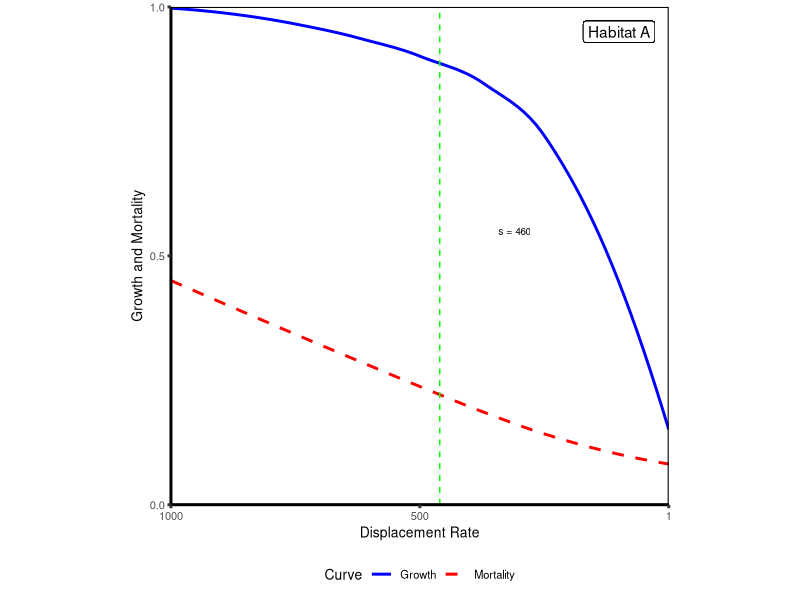
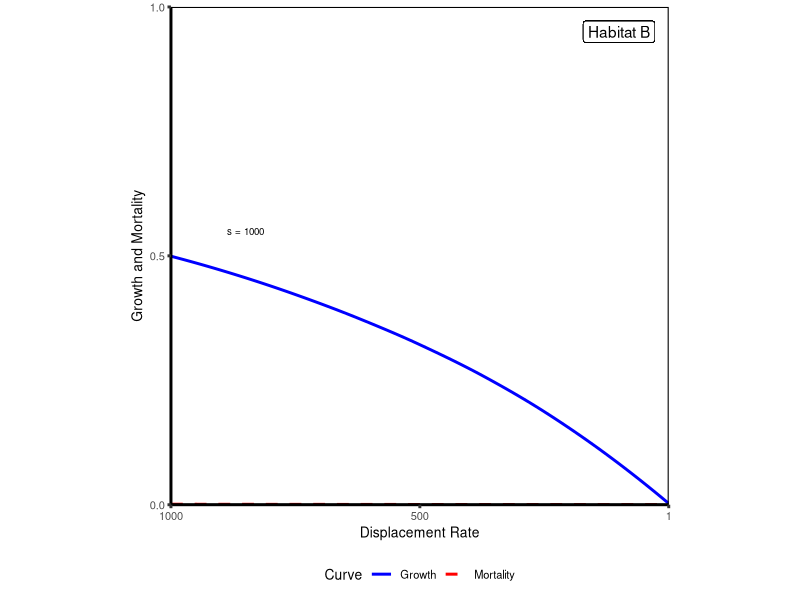
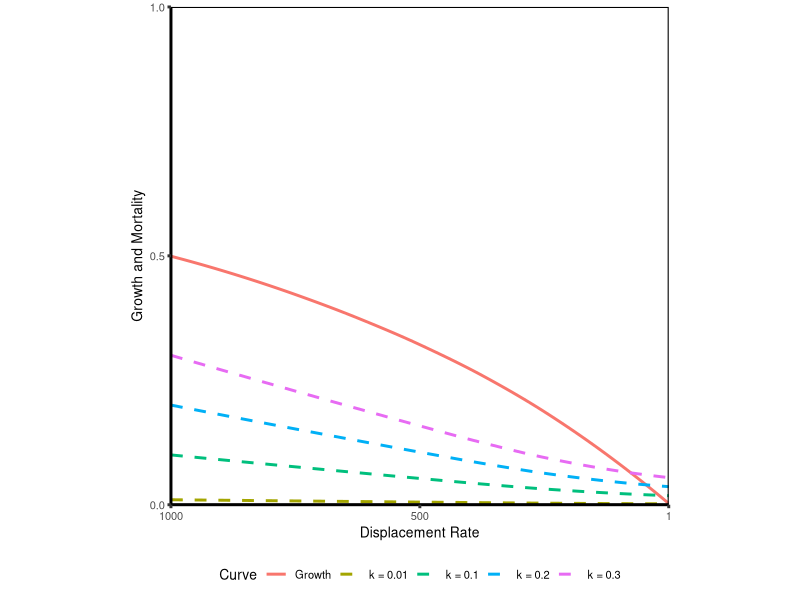
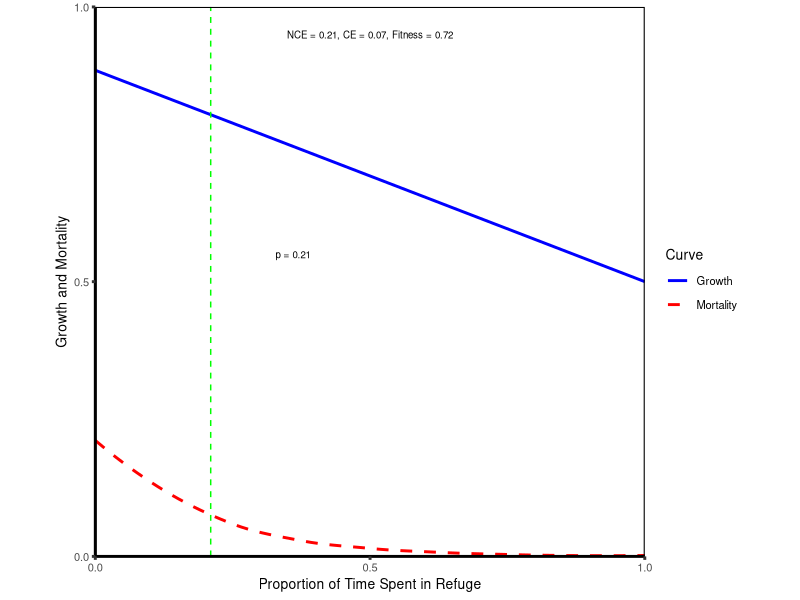
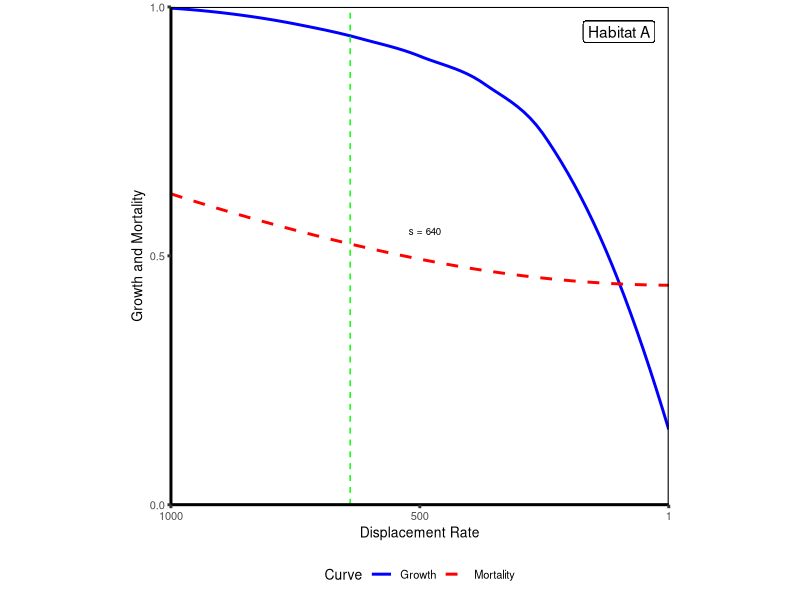
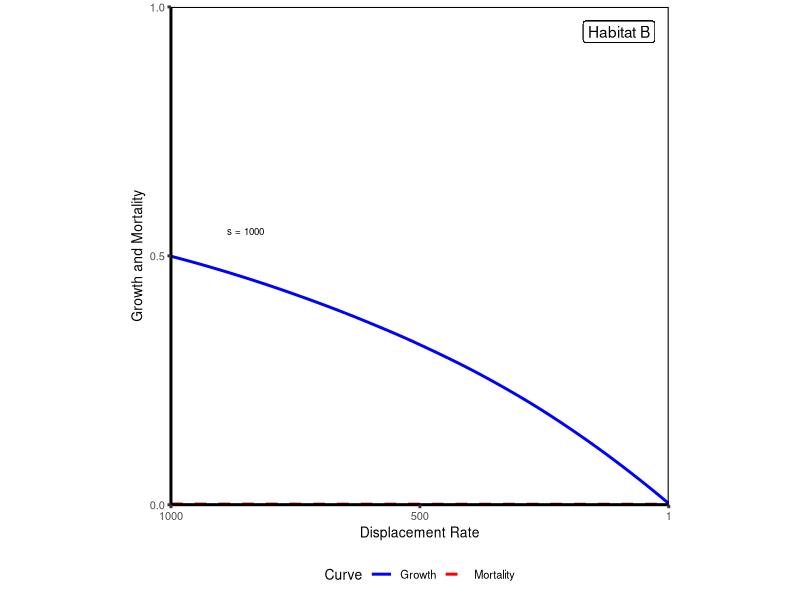
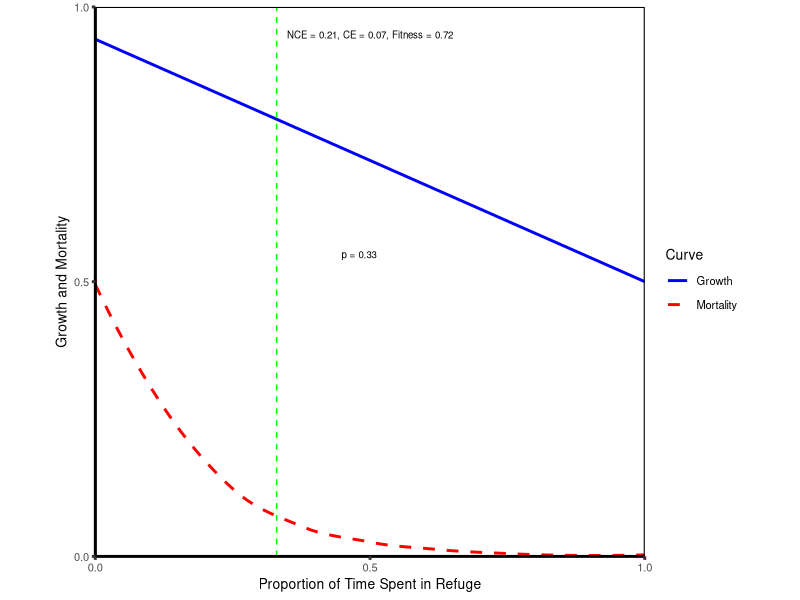
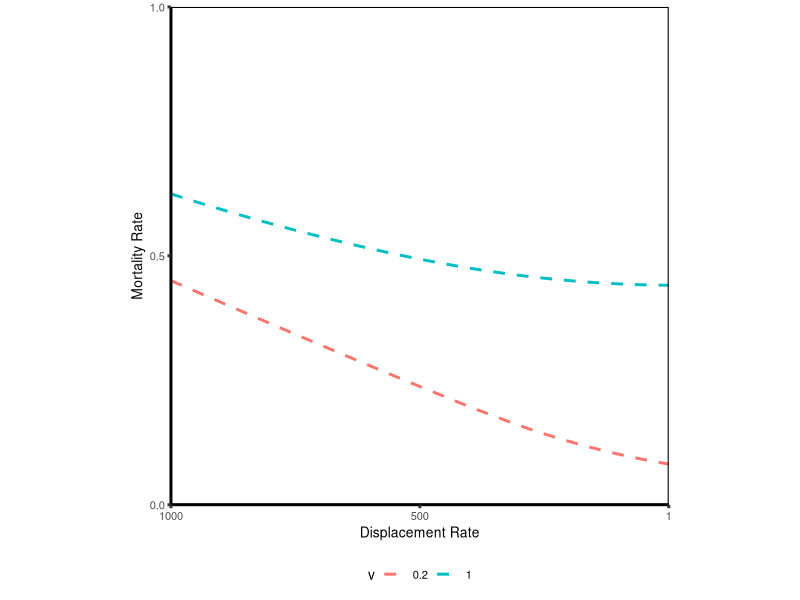

Here is the R script that generated these plots, in order:
## ---- chunk 1
library(ggplot2)
library(formatR)
library(knitr)
library(cowplot)
knitr::opts_chunk$set(tidy.opts = list(width.cutoff = 60), tidy = TRUE)
knitr::opts_chunk$set(warning = FALSE, message = FALSE) 
## ---- chunk 2
## The mortality-trait curve
# This forumula is simplified by setting some of the values as constants
# r is assumed to be 0.5 (which cancels out the 2), while k, v, and s are manipulated values
# k is predator density
# v is predator velocity
# s is prey velocity

pred.curve <- function(N_pred, k, v, s){
 k * sqrt( v^2 + s^2 )
}
## ---- chunk 3
## The growth-trait curve
# R is prey resource density
# s is prey body velocity
# h is handling time

growth.curve <- function(s, h, R){
  ( s * R )/( 1 + s * h * R )
}
## ---- chunk 4
# First, set up dataframe and important variables
speed.vec <- seq(0, 1, by = 0.01)
trait.vec <- 1 - speed.vec
habitatA.df <- as.data.frame( mat.or.vec( length( speed.vec ), 6) )
colnames(habitatA.df) <- c("trait", "speed", "growth_curve", "mort_curve", "fitness", "NCE_CE")
habitatA.df$trait <- trait.vec
habitatA.df$speed <- speed.vec

h_val <- 8 # prey handling time
R_val_A <- 1 # resource density outside of refuge
v_val <- 0.2 # predator velocity
k_val_A <- 0.45 # predator density outside refuge
cost_constant_val <- 9 # a constant Scott applied to the growth curve in the calcs to make the numbers cleaner
pred_constant_val <- 0.98058 # a constant Scott applied in the calcs to the mortality curve to make the numbers cleaner

# Derive the trait curves
habitatA.df$growth_curve <- cost_constant_val * growth.curve( s = habitatA.df$speed, R = R_val_A, h = h_val ) # Growth curve
habitatA.df$mort_curve <- pred_constant_val * pred.curve( k = k_val_A, v = v_val, s = habitatA.df$speed ) # Mortality curve
habitatA.df$fitness <- habitatA.df$growth_curve - habitatA.df$mort_curve # Fitness
habitatA.df$NCE_CE <- (1 - habitatA.df$growth_curve)/habitatA.df$mort_curve # NCE/CE

optim_A <- habitatA.df$trait[which(habitatA.df$fitness == max(habitatA.df$fitness))] # Location of optimum on x-axis
optim_fitness_A <- habitatA.df$fitness[which(habitatA.df$fitness == max(habitatA.df$fitness))] # Fitness at optimum
optim_CE_A <- habitatA.df$mort_curve[which(habitatA.df$fitness == max(habitatA.df$fitness))] # CE strength at optimum
optim_NCE_A <- 1 - optim_CE_A - optim_fitness_A #NCE strength at optimum

# Plot them
ggplot( data = habitatA.df, aes( x = trait ) ) +
  geom_smooth( aes( y = growth_curve, colour = "Growth"  ), se = FALSE) +
  geom_smooth( aes( y = mort_curve, colour = "Mortality" ), se = FALSE, linetype = "dashed" ) +
  geom_label(label = c("Habitat A"), x = 0.9, y = 0.95) +
  theme_classic( base_size = 10, base_line_size = 1 ) + 
  ylab("Growth and Mortality") +
  xlab("Displacement Rate") +
  geom_vline( xintercept = optim_A,  size = 0.5, linetype = "dashed", colour = "green" ) +
  annotate( "text", x = optim_A + 0.15, y = 0.55, label = paste0("s = ", (1 - optim_A) * 1000), size = 7/.pt  ) +
  scale_x_continuous(expand = c(0, 0), breaks = c(0, 0.5, 1), labels = c(1000, 500, 1) ) + 
  scale_y_continuous(expand = c(0, 0), limits = c(0, 1), breaks = c(0, 0.5, 1) ) +
  scale_colour_manual(name = "Curve", values = c("blue", "red")) +
  theme( panel.border = element_rect( color = "black", fill = NA, linewidth = 0.75 ), aspect.ratio = 1, legend.position = "bottom" )
## ---- chunk 5
# Repeat with new variable levels for Habitat B
habitatB.df <- as.data.frame( mat.or.vec( length( speed.vec ), 6) )
colnames(habitatB.df) <- c("trait", "speed", "growth_curve", "mort_curve", "fitness", "NCE_CE")
habitatB.df$trait <- trait.vec
habitatB.df$speed <- speed.vec


h_val <- 8 # prey handling time
R_val_B <- 0.1 # resource density outside of refuge
v_val <- 0.2 # predator velocity
k_val_B <- 0.001 # predator density outside refuge
cost_constant_val <- 9 # a constant Scott applied to the growth curve in the calcs to make the numbers cleaner
pred_constant_val <- 0.98058 # a constant Scott applied in the calcs to the mortality curve to make the numbers cleaner

# Derive the trait curves
habitatB.df$growth_curve <- cost_constant_val * growth.curve( s = habitatB.df$speed, R = R_val_B, h = h_val ) # Growth curve
habitatB.df$mort_curve <- pred_constant_val * pred.curve( k = k_val_B, v = v_val, s = habitatB.df$speed ) # Mortality curve
habitatB.df$fitness <- habitatB.df$growth_curve - habitatB.df$mort_curve # Fitness
habitatB.df$NCE_CE <- (1 - habitatB.df$growth_curve)/habitatB.df$mort_curve # NCE/CE

optim_B <- habitatB.df$trait[which(habitatB.df$fitness == max(habitatB.df$fitness))] # Location of optimum on x-axis
optim_fitness_B <- habitatA.df$fitness[which(habitatB.df$fitness == max(habitatB.df$fitness))] # Fitness at optimum
optim_CE_B <- habitatB.df$mort_curve[which(habitatB.df$fitness == max(habitatB.df$fitness))] # CE strength at optimum
optim_NCE_B <- 1 - optim_CE_B - optim_fitness_B #NCE strength at optimum

# Plot them
ggplot( data = habitatB.df, aes( x = trait ) ) +
  geom_smooth( aes( y = growth_curve, colour = "Growth"  ), se = FALSE) +
  geom_smooth( aes( y = mort_curve, colour = "Mortality" ), se = FALSE, linetype = "dashed" ) +
  geom_label(label = c("Habitat B"), x = 0.9, y = 0.95) +
  theme_classic( base_size = 10, base_line_size = 1 ) + 
  ylab("Growth and Mortality") +
  xlab("Displacement Rate") +
  geom_vline( xintercept = optim_B,  size = 0.5, linetype = "dashed", colour = "green" ) +
  annotate( "text", x = optim_B + 0.15, y = 0.55, label = paste0("s = ", (1 - optim_B) * 1000), size = 7/.pt  ) +
  scale_x_continuous(expand = c(0, 0), breaks = c(0, 0.5, 1), labels = c(1000, 500, 1) ) + 
  scale_y_continuous(expand = c(0, 0), limits = c(0, 1), breaks = c(0, 0.5, 1) ) +
  scale_colour_manual(name = "Curve", values = c("blue", "red")) +
  theme( panel.border = element_rect( color = "black", fill = NA, linewidth = 0.75 ), aspect.ratio = 1, legend.position = "bottom" )
## ---- chunk 6
k_sensitivity.df <- as.data.frame( mat.or.vec( length( speed.vec ), 7) )
colnames(k_sensitivity.df) <- c("trait", "speed", "growth_curve", "k_0.01", "k_0.1", "k_0.2", "k_0.3")
k_sensitivity.df$trait <- trait.vec
k_sensitivity.df$speed <- speed.vec

# Derive the trait curves
k_sensitivity.df$growth_curve <- cost_constant_val * growth.curve( s = k_sensitivity.df$speed, R = R_val_B, h = h_val ) # Growth curve
k_sensitivity.df$k_0.01 <- pred_constant_val * pred.curve( k = 0.01, v = v_val, s = k_sensitivity.df$speed ) # Mortality curve
k_sensitivity.df$k_0.1 <- pred_constant_val * pred.curve( k = 0.1, v = v_val, s = k_sensitivity.df$speed ) # Mortality curve
k_sensitivity.df$k_0.2 <- pred_constant_val * pred.curve( k = 0.2, v = v_val, s = k_sensitivity.df$speed ) # Mortality curve
k_sensitivity.df$k_0.3 <- pred_constant_val * pred.curve( k = 0.3, v = v_val, s = k_sensitivity.df$speed ) # Mortality curve


# Plot them
ggplot( data = k_sensitivity.df, aes( x = trait ) ) +
  geom_smooth( aes( y = growth_curve, colour = "Growth"  ), se = FALSE) +
  geom_smooth( aes( y = k_0.01, colour = "k = 0.01" ), se = FALSE, linetype = "dashed" ) +
  geom_smooth( aes( y = k_0.1, colour = "k = 0.1" ), se = FALSE, linetype = "dashed" ) +
  geom_smooth( aes( y = k_0.2, colour = "k = 0.2" ), se = FALSE, linetype = "dashed" ) +
  geom_smooth( aes( y = k_0.3, colour = "k = 0.3" ), se = FALSE, linetype = "dashed" ) +
  theme_classic( base_size = 10, base_line_size = 1 ) + 
  ylab("Growth and Mortality") +
  xlab("Displacement Rate") +
  scale_x_continuous(expand = c(0, 0), breaks = c(0, 0.5, 1), labels = c(1000, 500, 1) ) + 
  scale_y_continuous(expand = c(0, 0), limits = c(0, 1), breaks = c(0, 0.5, 1) ) +
  scale_colour_discrete(name = "Curve") +
  theme( panel.border = element_rect( color = "black", fill = NA, linewidth = 0.75 ), aspect.ratio = 1, legend.position = "bottom" )

# Even for k = 0.3, the optimum is very close to maximum speed
optim_k_0.3 <- k_sensitivity.df$trait[which((k_sensitivity.df$growth_curve - k_sensitivity.df$k_0.3) == max(k_sensitivity.df$growth_curve - k_sensitivity.df$k_0.3))]
## ---- chunk 7
## Derive the trait curves
refuge.df <- as.data.frame( mat.or.vec( 25, 5 ) ) 
colnames(refuge.df) <- c("proptime", "growth_curve", "mort_curve", "fitness", "NCE_CE")
refuge.df$proptime <- seq(0, 1, by = 1/24) 

s_val_A <- 0.46
s_val_B <- 1

# Growth is additive, so this is simply (growth during time outside refuge + growth during time inside refuge)
growth_A_val <- growth.curve( s = s_val_A, R = R_val_A, h = 8 ) * cost_constant_val # Growth outside refuge during an hour
growth_B_val <- growth.curve( s = s_val_B, R = R_val_B, h = 8 ) * cost_constant_val # Growth inside refuge during an hour

# Growth curve
# Growth is additive, so this is simply (growth during time outside refuge + growth during time inside refuge)
refuge.df$growth_curve <- (1 - refuge.df$proptime) * growth_A_val + (refuge.df$proptime) * growth_B_val
## ---- chunk 8
# Mortality curve
mort_val_A <- pred_constant_val * pred.curve( k = k_val_A, v = v_val, s = s_val_A ) # Mortality outside the refuge during an hour
mort_val_B <- pred_constant_val * pred.curve( k = k_val_B, v = v_val, s = s_val_B ) # Mortality inside the refuge during an hour

# Weighted mean of risk during time spent outside refuge + risk during time spent inside refuge
refuge.df$mort_curve <- exp( ( 1 - refuge.df$proptime ) * log( mort_val_A ) + ( refuge.df$proptime ) * log( mort_val_B ) )

# Calculate fitness and relative strength of NCEs and CEs
refuge.df$fitness <- 1 - ( 1 - refuge.df$growth_curve ) - refuge.df$mort_curve
refuge.df$NCE_CE <- refuge.df$growth_curve / refuge.df$mort_curve

# Some other important metrics
refuge_optim <- round(refuge.df$proptime[which(refuge.df$fitness == max(refuge.df$fitness))], digits = 2) # The level of refuge use (along x-axis) that fitness is optimized at
refuge_optim_fitness <- round(refuge.df$fitness[which(refuge.df$fitness == max(refuge.df$fitness))], digits = 2) # The fitness value at the optimum
refuge_optim_CE <- round(refuge.df$mort_curve[which(refuge.df$fitness == max(refuge.df$fitness))], digits = 2) # The strength of the CE at the optimum
refuge_optim_NCE <- round(1 - refuge_optim_CE - refuge_optim_fitness, digits = 2) # The strength of the NCE at the optimum
## ---- chunk 9
ggplot( data = refuge.df, aes( x = proptime ) ) +
  geom_smooth( aes( y = growth_curve, colour = "Growth" ), se = FALSE ) +
  geom_smooth( aes( y = mort_curve, colour = "Mortality" ), se = FALSE, linetype = "dashed" ) +
  theme_classic( base_size = 10, base_line_size = 1 ) +   
  geom_vline( xintercept = refuge_optim,  size = 0.5, linetype = "dashed", colour = "green" ) +
  annotate( "text", x = refuge_optim + 0.15, y = 0.55, label = paste0("p = ", refuge_optim ), size = 7/.pt  ) +
  annotate( "text", x = 0.5, y = 0.95, label = "NCE = 0.21, CE = 0.07, Fitness = 0.72", size = 7/.pt  ) +
  ylab("Growth and Mortality") +
  xlab("Proportion of Time Spent in Refuge") +
  scale_x_continuous(expand = c(0, 0), breaks = c(0, 0.5, 1) ) + 
  scale_y_continuous(expand = c(0, 0), limits = c(0, 1), breaks = c(0, 0.5, 1) ) +
  scale_colour_manual(name = "Curve", values = c("blue", "red")) +
  theme( panel.border = element_rect( color = "black", fill = NA, linewidth = 0.75 ), aspect.ratio = 1)
## ---- chunk 10
# First, set up dataframe and important variables
predmodeA.df <- as.data.frame( mat.or.vec( length( speed.vec ), 6) )
colnames(predmodeA.df) <- c("trait", "speed", "growth_curve", "mort_curve", "fitness", "NCE_CE")
predmodeA.df$trait <- trait.vec
predmodeA.df$speed <- speed.vec

v_val <- 1 # the only difference is predator velocity

# Derive the trait curves
predmodeA.df$growth_curve <- cost_constant_val * growth.curve( s = predmodeA.df$speed, R = R_val_A, h = h_val ) # Growth curve
predmodeA.df$mort_curve <- pred_constant_val * pred.curve( k = k_val_A, v = v_val, s = predmodeA.df$speed ) # Mortality curve
predmodeA.df$fitness <- predmodeA.df$growth_curve - predmodeA.df$mort_curve # Fitness
predmodeA.df$NCE_CE <- (1 - predmodeA.df$growth_curve)/predmodeA.df$mort_curve # NCE/CE

optim_A <- predmodeA.df$trait[which(predmodeA.df$fitness == max(predmodeA.df$fitness))] # Location of optimum on x-axis
optim_fitness_A <- predmodeA.df$fitness[which(predmodeA.df$fitness == max(predmodeA.df$fitness))] # Fitness at optimum
optim_CE_A <- predmodeA.df$mort_curve[which(predmodeA.df$fitness == max(predmodeA.df$fitness))] # CE strength at optimum
optim_NCE_A <- 1 - optim_CE_A - optim_fitness_A #NCE strength at optimum

# Plot them
ggplot( data = predmodeA.df, aes( x = trait ) ) +
  geom_smooth( aes( y = growth_curve, colour = "Growth"  ), se = FALSE) +
  geom_smooth( aes( y = mort_curve, colour = "Mortality" ), se = FALSE, linetype = "dashed" ) +
  geom_label(label = c("Habitat A"), x = 0.9, y = 0.95) +
  theme_classic( base_size = 10, base_line_size = 1 ) + 
  ylab("Growth and Mortality") +
  xlab("Displacement Rate") +
  geom_vline( xintercept = optim_A,  size = 0.5, linetype = "dashed", colour = "green" ) +
  annotate( "text", x = optim_A + 0.15, y = 0.55, label = paste0("s = ", (1 - optim_A) * 1000), size = 7/.pt  ) +
  scale_x_continuous(expand = c(0, 0), breaks = c(0, 0.5, 1), labels = c(1000, 500, 1) ) + 
  scale_y_continuous(expand = c(0, 0), limits = c(0, 1), breaks = c(0, 0.5, 1) ) +
  scale_colour_manual(name = "Curve", values = c("blue", "red")) +
  theme( panel.border = element_rect( color = "black", fill = NA, linewidth = 0.75 ), aspect.ratio = 1, legend.position = "bottom" )
## ---- chunk 11
# First, set up dataframe and important variables
predmodeB.df <- as.data.frame( mat.or.vec( length( speed.vec ), 6) )
colnames(predmodeB.df) <- c("trait", "speed", "growth_curve", "mort_curve", "fitness", "NCE_CE")
predmodeB.df$trait <- trait.vec
predmodeB.df$speed <- speed.vec

# Derive the trait curves
predmodeB.df$growth_curve <- cost_constant_val * growth.curve( s = predmodeB.df$speed, R = R_val_B, h = h_val ) # Growth curve
predmodeB.df$mort_curve <- pred_constant_val * pred.curve( k = k_val_B, v = v_val, s = predmodeB.df$speed ) # Mortality curve
predmodeB.df$fitness <- predmodeB.df$growth_curve - predmodeB.df$mort_curve # Fitness
predmodeB.df$NCE_CE <- (1 - predmodeB.df$growth_curve)/predmodeB.df$mort_curve # NCE/CE

optim_B <- predmodeB.df$trait[which(predmodeB.df$fitness == max(predmodeB.df$fitness))] # Location of optimum on x-axis
optim_fitness_B <- predmodeB.df$fitness[which(predmodeB.df$fitness == max(predmodeB.df$fitness))] # Fitness at optimum
optim_CE_B <- predmodeB.df$mort_curve[which(predmodeB.df$fitness == max(predmodeB.df$fitness))] # CE strength at optimum
optim_NCE_B <- 1 - optim_CE_A - optim_fitness_A #NCE strength at optimum

# Plot them
ggplot( data = predmodeB.df, aes( x = trait ) ) +
  geom_smooth( aes( y = growth_curve, colour = "Growth"  ), se = FALSE) +
  geom_smooth( aes( y = mort_curve, colour = "Mortality" ), se = FALSE, linetype = "dashed" ) +
  geom_label(label = c("Habitat B"), x = 0.9, y = 0.95) +
  theme_classic( base_size = 10, base_line_size = 1 ) + 
  ylab("Growth and Mortality") +
  xlab("Displacement Rate") +
  geom_vline( xintercept = optim_B,  size = 0.5, linetype = "dashed", colour = "green" ) +
  annotate( "text", x = optim_B + 0.15, y = 0.55, label = paste0("s = ", (1 - optim_B) * 1000), size = 7/.pt  ) +
  scale_x_continuous(expand = c(0, 0), breaks = c(0, 0.5, 1), labels = c(1000, 500, 1) ) + 
  scale_y_continuous(expand = c(0, 0), limits = c(0, 1), breaks = c(0, 0.5, 1) ) +
  scale_colour_manual(name = "Curve", values = c("blue", "red")) +
  theme( panel.border = element_rect( color = "black", fill = NA, linewidth = 0.75 ), aspect.ratio = 1, legend.position = "bottom" )
## ---- chunk 12
predmode.df <- as.data.frame( mat.or.vec( 25, 5 ) ) 
colnames(predmode.df) <- c("proptime", "growth_curve", "mort_curve", "fitness", "NCE_CE")
predmode.df$proptime <- seq(0, 1, by = 1/24) 

s_val_A <- 0.64
s_val_B <- 1
v_val <- 1

# Growth is additive, so this is simply (growth during time outside refuge + growth during time inside refuge)
growth_A_val <- growth.curve( s = s_val_A, R = R_val_A, h = h_val ) * cost_constant_val # Growth outside refuge during an hour
growth_B_val <- growth.curve( s = s_val_B, R = R_val_B, h = h_val ) * cost_constant_val # Growth inside refuge during an hour

# Growth curve
# Growth is additive, so this is simply (growth during time outside refuge + growth during time inside refuge)
predmode.df$growth_curve <- (1 - predmode.df$proptime) * growth_A_val + (predmode.df$proptime) * growth_B_val

# Mortality curve
mort_val_A <- pred_constant_val * pred.curve( k = k_val_A, v = v_val, s = s_val_A ) # Mortality outside the refuge during an hour
mort_val_B <- pred_constant_val * pred.curve( k = k_val_B, v = v_val, s = s_val_B ) # Mortality inside the refuge during an hour

# Weighted mean of risk during time spent outside refuge + risk during time spent inside refuge
predmode.df$mort_curve <- exp( ( 1 - predmode.df$proptime ) * log( mort_val_A ) + ( predmode.df$proptime ) * log( mort_val_B ) )

# Calculate fitness and relative strength of NCEs and CEs
predmode.df$fitness <- 1 - ( 1 - predmode.df$growth_curve ) - predmode.df$mort_curve
predmode.df$NCE_CE <- predmode.df$growth_curve / predmode.df$mort_curve

# Some other important metrics
refuge_optim <- round(predmode.df$proptime[which(predmode.df$fitness == max(predmode.df$fitness))], digits = 2) # The level of refuge use (along x-axis) that fitness is optimized at
refuge_optim_fitness <- round(predmode.df$fitness[which(predmode.df$fitness == max(predmode.df$fitness))], digits = 2) # The fitness value at the optimum
refuge_optim_CE <- round(predmode.df$mort_curve[which(predmode.df$fitness == max(predmode.df$fitness))], digits = 2) # The strength of the CE at the optimum
refuge_optim_NCE <- round(1 - refuge_optim_CE - refuge_optim_fitness, digits = 2) # The strength of the NCE at the optimum

ggplot( data = predmode.df, aes( x = proptime ) ) +
  geom_smooth( aes( y = growth_curve, colour = "Growth" ), se = FALSE ) +
  geom_smooth( aes( y = mort_curve, colour = "Mortality" ), se = FALSE, linetype = "dashed" ) +
  theme_classic( base_size = 10, base_line_size = 1 ) +   
  geom_vline( xintercept = refuge_optim,  size = 0.5, linetype = "dashed", colour = "green" ) +
  annotate( "text", x = refuge_optim + 0.15, y = 0.55, label = paste0("p = ", refuge_optim ), size = 7/.pt  ) +
  annotate( "text", x = 0.5, y = 0.95, label = "NCE = 0.21, CE = 0.07, Fitness = 0.72", size = 7/.pt  ) +
  ylab("Growth and Mortality") +
  xlab("Proportion of Time Spent in Refuge") +
  scale_x_continuous(expand = c(0, 0), breaks = c(0, 0.5, 1) ) + 
  scale_y_continuous(expand = c(0, 0), limits = c(0, 1), breaks = c(0, 0.5, 1) ) +
  scale_colour_manual(name = "Curve", values = c("blue", "red")) +
  theme( panel.border = element_rect( color = "black", fill = NA, linewidth = 0.75 ), aspect.ratio = 1)
## ---- chunk 13
# First, set up dataframe and important variables
predmode_sens.df <- as.data.frame( mat.or.vec( length( speed.vec ), 4) )
colnames(predmode_sens.df) <- c("trait", "speed", "v_0.2", "v_1.0" )
predmode_sens.df$trait <- trait.vec
predmode_sens.df$speed <- speed.vec

v_val_A <- 0.2
v_val_B <- 1 # the only difference is predator velocity

# Derive the trait curves
predmode_sens.df$v_0.2 <- pred_constant_val * pred.curve( k = k_val_A, v = v_val_A, s = predmode_sens.df$speed ) # Mortality curve A
predmode_sens.df$v_1.0 <- pred_constant_val * pred.curve( k = k_val_A, v = v_val_B, s = predmode_sens.df$speed ) # Mortality curve B

# Plot them
ggplot( data = predmode_sens.df, aes( x = trait ) ) +
  geom_smooth( aes( y = v_0.2, colour = "0.2"  ), se = FALSE, linetype = "dashed" ) +
  geom_smooth( aes( y = v_1.0, colour = "1" ), se = FALSE, linetype = "dashed" ) +
  theme_classic( base_size = 10, base_line_size = 1 ) + 
  ylab("Mortality Rate") +
  xlab("Displacement Rate") +
  scale_x_continuous(expand = c(0, 0), breaks = c(0, 0.5, 1), labels = c(1000, 500, 1) ) + 
  scale_y_continuous(expand = c(0, 0), limits = c(0, 1), breaks = c(0, 0.5, 1) ) +
  scale_colour_discrete(name = "v") +
  theme( panel.border = element_rect( color = "black", fill = NA, linewidth = 0.75 ), aspect.ratio = 1, legend.position = "bottom" )
